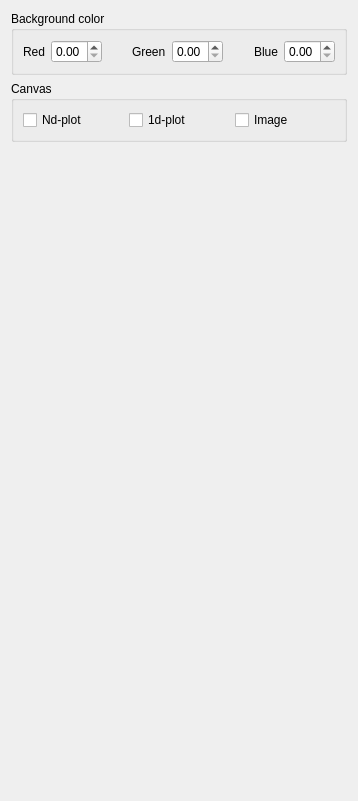
             <widget class="QWidget" name="scrollAreaWidgetContents_3">
              <property name="geometry">
               <rect>
                <x>0</x>
                <y>0</y>
                <width>358</width>
                <height>801</height>
               </rect>
              </property>
              <layout class="QVBoxLayout" name="verticalLayout_27">
               <item>
                <widget class="QGroupBox" name="groupBox_5">
                 <property name="title">
                  <string>Background color</string>
                 </property>
                 <layout class="QHBoxLayout" name="horizontalLayout_8">
                  <item>
                   <widget class="QLabel" name="label_5">
                    <property name="text">
                     <string>Red</string>
                    </property>
                   </widget>
                  </item>
                  <item>
                   <widget class="QDoubleSpinBox" name="_uiBgdRed">
                    <property name="maximum">
                     <double>1.000000000000000</double>
                    </property>
                    <property name="singleStep">
                     <double>0.100000000000000</double>
                    </property>
                   </widget>
                  </item>
                  <item>
                   <spacer name="horizontalSpacer_9">
                    <property name="orientation">
                     <enum>Qt::Horizontal</enum>
                    </property>
                    <property name="sizeHint" stdset="0">
                     <size>
                      <width>40</width>
                      <height>20</height>
                     </size>
                    </property>
                   </spacer>
                  </item>
                  <item>
                   <widget class="QLabel" name="label_6">
                    <property name="text">
                     <string>Green</string>
                    </property>
                   </widget>
                  </item>
                  <item>
                   <widget class="QDoubleSpinBox" name="_uiBgdGreen">
                    <property name="maximum">
                     <double>1.000000000000000</double>
                    </property>
                    <property name="singleStep">
                     <double>0.100000000000000</double>
                    </property>
                   </widget>
                  </item>
                  <item>
                   <spacer name="horizontalSpacer_10">
                    <property name="orientation">
                     <enum>Qt::Horizontal</enum>
                    </property>
                    <property name="sizeHint" stdset="0">
                     <size>
                      <width>40</width>
                      <height>20</height>
                     </size>
                    </property>
                   </spacer>
                  </item>
                  <item>
                   <widget class="QLabel" name="label_7">
                    <property name="text">
                     <string>Blue</string>
                    </property>
                   </widget>
                  </item>
                  <item>
                   <widget class="QDoubleSpinBox" name="_uiBgdBlue">
                    <property name="maximum">
                     <double>1.000000000000000</double>
                    </property>
                    <property name="singleStep">
                     <double>0.100000000000000</double>
                    </property>
                   </widget>
                  </item>
                 </layout>
                </widget>
               </item>
               <item>
                <widget class="QGroupBox" name="groupBox_11">
                 <property name="title">
                  <string>Canvas</string>
                 </property>
                 <layout class="QGridLayout" name="gridLayout_2">
                  <item row="0" column="0">
                   <layout class="QGridLayout" name="gridLayout">
                    <property name="topMargin">
                     <number>0</number>
                    </property>
                    <item row="0" column="0">
                     <widget class="QCheckBox" name="_CanVisNd">
                      <property name="text">
                       <string>Nd-plot</string>
                      </property>
                     </widget>
                    </item>
                    <item row="0" column="1">
                     <widget class="QCheckBox" name="_CanVis1d">
                      <property name="text">
                       <string>1d-plot</string>
                      </property>
                     </widget>
                    </item>
                    <item row="0" column="2">
                     <widget class="QCheckBox" name="_CanVisIm">
                      <property name="text">
                       <string>Image</string>
                      </property>
                     </widget>
                    </item>
                   </layout>
                  </item>
                 </layout>
                </widget>
               </item>
               <item>
                <spacer name="verticalSpacer_2">
                 <property name="orientation">
                  <enum>Qt::Vertical</enum>
                 </property>
                 <property name="sizeHint" stdset="0">
                  <size>
                   <width>20</width>
                   <height>40</height>
                  </size>
                 </property>
                </spacer>
               </item>
              </layout>
             </widget>
